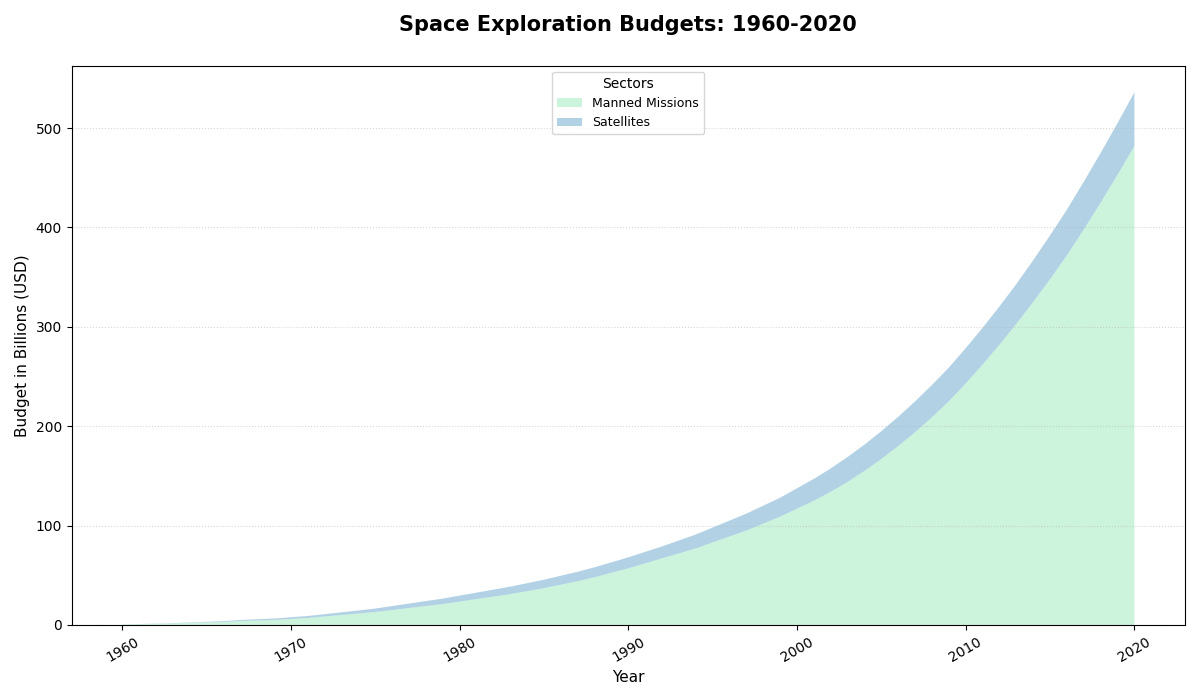

Source code (Python):
import matplotlib.pyplot as plt
import numpy as np

years = np.arange(1960, 2021)

satellites = np.array([0.5, 0.8, 1.1, 1.5, 2.0, 2.5, 3.0, 4.0, 4.5, 5.0, 6.0, 7.0, 8.5, 10.0, 11.5, 13.0, 15.0, 17.0, 19.0, 21.0, 23.5, 26.0, 28.5, 31.0, 34.0, 37.0, 40.5, 44.0, 48.0, 52.5, 57.0, 62.0, 67.0, 72.0, 77.0, 83.0, 89.0, 95.0, 102.0, 109.0, 117.0, 125.0, 134.0, 144.0, 155.0, 167.0, 180.0, 194.0, 209.0, 225.0, 243.0, 262.0, 282.0, 303.0, 325.0, 348.0, 372.0, 398.0, 425.0, 453.0, 482.0])
missions = np.array([0.0, 0.1, 0.2, 0.3, 0.4, 0.6, 0.8, 1.0, 1.2, 1.4, 1.7, 2.0, 2.3, 2.7, 3.0, 3.5, 4.0, 4.5, 5.0, 5.5, 6.0, 6.5, 7.0, 7.5, 8.0, 8.5, 9.0, 9.5, 10.0, 10.5, 11.0, 11.5, 12.0, 13.0, 14.0, 15.0, 16.0, 17.0, 18.0, 19.0, 20.5, 22.0, 23.5, 25.0, 26.5, 28.0, 29.5, 31.0, 32.5, 34.0, 35.5, 37.0, 38.5, 40.0, 42.0, 44.0, 46.0, 48.0, 50.0, 52.0, 54.0])

plt.figure(figsize=(12, 7))

plt.stackplot(years, satellites, missions,
              labels=['Manned Missions', 'Satellites'],
              colors=['#ABEBC6', '#7FB3D5'], alpha=0.6)

plt.title("Space Exploration Budgets: 1960-2020", fontsize=15, fontweight='bold', pad=25)
plt.xlabel("Year", fontsize=11)
plt.ylabel("Budget in Billions (USD)", fontsize=11)

plt.legend(loc='upper center', fontsize=9, title="Sectors")

plt.xticks(rotation=30)

plt.grid(axis='y', linestyle=':', alpha=0.5)

plt.tight_layout()

plt.show()
